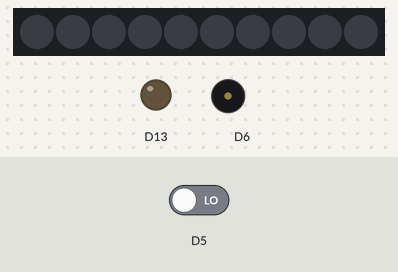
Bench run of a sketch on a simulated Adafruit Circuit Playground Express. Parts: 10 RGB LEDs in strip order, left to right, output pins drawn as LEDs (lit = HIGH), buzzer (waves = sounding). The test bench sets the inputs (shaded band); at power-on: D5 LOW. Dim RGB values are drawn brighter than linear.

Above: at 1.2 s.
1.3 s: D5 driven HIGH
At 4.98 s:
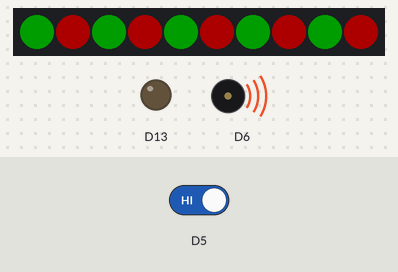
At 5.7 s:
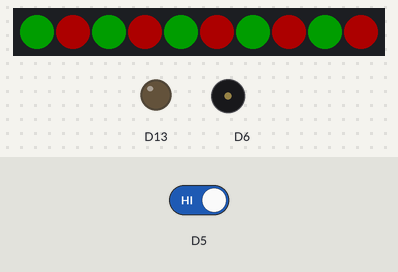
Timing chart, 0 to 9.2 s (numbered marks = the images above; inputs shaded):
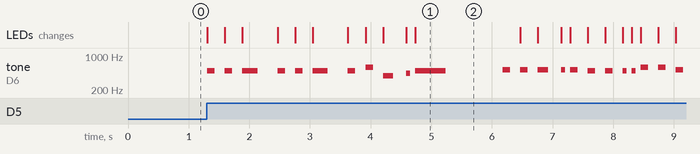

Measured:
- after the input at 1.3 s, tone on D6: plays 494 Hz for 0.12 s, 494 Hz for 0.12 s, 494 Hz for 0.25 s, 494 Hz for 0.12 s, 494 Hz for 0.12 s, 494 Hz for 0.25 s … (23 notes in this stretch), starting at once; the LEDs: change at once (image 1)

The sketch:

jingle_bells.ino
```cpp
#include <Adafruit_Circuit_Playground.h>
#include "pitches.h"

/*
 * Ethan Schwartz; ethanms@ethanms.com; Dec/23/2017
 *
 * This is largely based on "The Sound of Music" example code from Adafruit
 * ...which was located here:
 * https://learn.adafruit.com/circuit-playground-music/the-sound-of-music
 *
 * Jingle Bell melody is from public domain
 *
 */

// lower is slower, higher is faster... 2 is about right
const int speed = 2;

// brightness of the Neopixels... for my eyes brighter red looks more even with green
const int green = 75;
const int red   = 125;

const int numNotes = 26;

// Jingle Bells!
int melody[] = {
  NOTE_B4, NOTE_B4, NOTE_B4,
  NOTE_B4, NOTE_B4, NOTE_B4,
  NOTE_B4, NOTE_D5, NOTE_G4, NOTE_A4,
  NOTE_B4, 0,
  NOTE_C5, NOTE_C5, NOTE_C5, NOTE_C5,
  NOTE_C5, NOTE_B4, NOTE_B4, NOTE_B4, NOTE_B4,
  NOTE_D5, NOTE_D5, NOTE_C5, NOTE_A4,
  NOTE_G4};

// Durations... 8 = 1/8, 4 = 1/4, 3 = ~3/8, 2 = 1/2, 1 = Full
int noteDurations[] = {
  4, 4, 2,
  4, 4, 2,
  4, 4, 3, 8,
  1, 4,
  4, 4, 3, 8,
  4, 4, 4, 8, 8,
  4, 4, 4, 4,
  1
  };

void setup() {
  CircuitPlayground.begin();
  CircuitPlayground.setBrightness(100);
}

void loop() {
  for (int p = 0; p < 10; p++){
    CircuitPlayground.setPixelColor(p, 0, 0, 0);
  }

  if(CircuitPlayground.rightButton()) {   // play when we press the right button
    for (int thisNote = 0; thisNote < numNotes; thisNote++) { // play notes of the melody
      if (melody[thisNote] != 0){
        if (thisNote % 2){
          for (int p = 0; p <= 8; p=p+2){
            CircuitPlayground.setPixelColor(p, red, 0, 0);
            CircuitPlayground.setPixelColor(p+1, 0, green, 0);
          }
        }
        else{
          for (int p = 0; p <= 8; p=p+2){
            CircuitPlayground.setPixelColor(p, 0, green, 0);
            CircuitPlayground.setPixelColor(p+1, red, 0, 0);
          }
        }
      }

      int noteDuration = (1000 / speed) / noteDurations[thisNote];
      CircuitPlayground.playTone(melody[thisNote], noteDuration);

      int pauseBetweenNotes = noteDuration * 1.30;
      delay(pauseBetweenNotes);
    }
  }
}
```

pitches.h
```cpp
/********************************************************************
 * Musical Notes via https://www.arduino.cc/en/Tutorial/ToneMelody  *
 ********************************************************************/

#define NOTE_B0  31
#define NOTE_C1  33
#define NOTE_CS1 35
#define NOTE_D1  37
#define NOTE_DS1 39
#define NOTE_E1  41
#define NOTE_F1  44
#define NOTE_FS1 46
#define NOTE_G1  49
#define NOTE_GS1 52
#define NOTE_A1  55
#define NOTE_AS1 58
#define NOTE_B1  62
#define NOTE_C2  65
#define NOTE_CS2 69
#define NOTE_D2  73
#define NOTE_DS2 78
#define NOTE_E2  82
#define NOTE_F2  87
#define NOTE_FS2 93
#define NOTE_G2  98
#define NOTE_GS2 104
#define NOTE_A2  110
#define NOTE_AS2 117
#define NOTE_B2  123
#define NOTE_C3  131
#define NOTE_CS3 139
#define NOTE_D3  147
#define NOTE_DS3 156
#define NOTE_E3  165
#define NOTE_F3  175
#define NOTE_FS3 185
#define NOTE_G3  196
#define NOTE_GS3 208
#define NOTE_A3  220
#define NOTE_AS3 233
#define NOTE_B3  247
#define NOTE_C4  262
#define NOTE_CS4 277
#define NOTE_D4  294
#define NOTE_DS4 311
#define NOTE_E4  330
#define NOTE_F4  349
#define NOTE_FS4 370
#define NOTE_G4  392
#define NOTE_GS4 415
#define NOTE_A4  440
#define NOTE_AS4 466
#define NOTE_B4  494
#define NOTE_C5  523
#define NOTE_CS5 554
#define NOTE_D5  587
#define NOTE_DS5 622
#define NOTE_E5  659
#define NOTE_F5  698
#define NOTE_FS5 740
#define NOTE_G5  784
#define NOTE_GS5 831
#define NOTE_A5  880
#define NOTE_AS5 932
#define NOTE_B5  988
#define NOTE_C6  1047
#define NOTE_CS6 1109
#define NOTE_D6  1175
#define NOTE_DS6 1245
#define NOTE_E6  1319
#define NOTE_F6  1397
#define NOTE_FS6 1480
#define NOTE_G6  1568
#define NOTE_GS6 1661
#define NOTE_A6  1760
#define NOTE_AS6 1865
#define NOTE_B6  1976
#define NOTE_C7  2093
#define NOTE_CS7 2217
#define NOTE_D7  2349
#define NOTE_DS7 2489
#define NOTE_E7  2637
#define NOTE_F7  2794
#define NOTE_FS7 2960
#define NOTE_G7  3136
#define NOTE_GS7 3322
#define NOTE_A7  3520
#define NOTE_AS7 3729
#define NOTE_B7  3951
#define NOTE_C8  4186
#define NOTE_CS8 4435
#define NOTE_D8  4699
#define NOTE_DS8 4978
```
